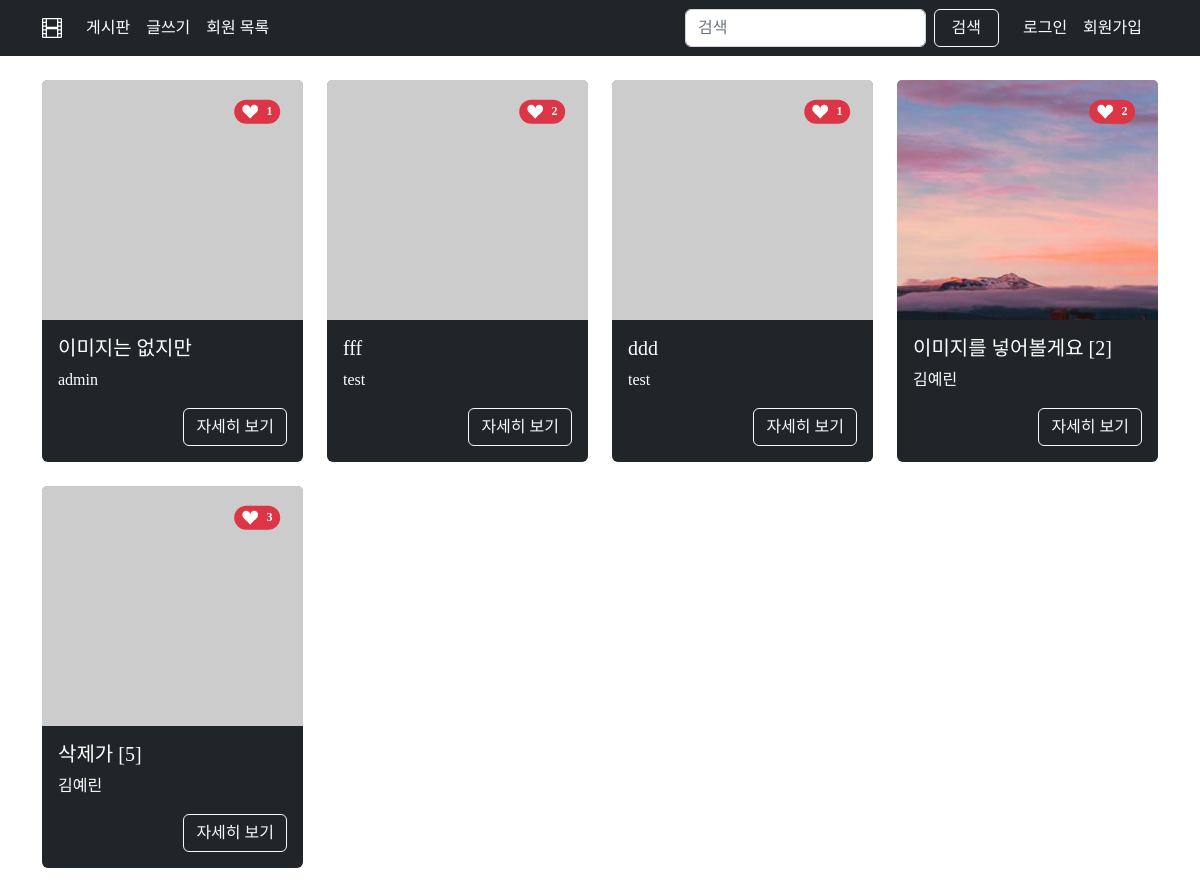
Page /articles/reviews/ on the committed database.
### apps/articles/models.py (models this page shows)
class Article(models.Model):
    title = models.CharField(max_length=20)
    content = models.TextField()
    created_at = models.DateTimeField(auto_now_add=True)
    updated_at = models.DateTimeField(auto_now=True)
    movie_name = models.CharField(max_length=30)
    grade = models.IntegerField(validators=[MinValueValidator(1), MaxValueValidator(5)])
    view = models.PositiveIntegerField(default=0)
    user = models.ForeignKey(settings.AUTH_USER_MODEL, on_delete=models.CASCADE)
    like_users = models.ManyToManyField(settings.AUTH_USER_MODEL, related_name="articles")
    image = ProcessedImageField(
        upload_to="images/",
        blank=True,
        processors=[ResizeToFill(1200, 960)],
        format="JPEG",
        options={"quality": 80},
        null=True,
    )
    thumbnail = ProcessedImageField(
        upload_to="images/",
        blank=True,
        processors=[Thumbnail(200, 300)],
        format="JPEG",
        options={"quality": 80},
    )

### apps/accounts/models.py (models this page shows, shortened)
class User(AbstractUser):
    followings = models.ManyToManyField("self", symmetrical=False, related_name="followers")

### apps/articles/views.py (the view)
# urls.py: path("reviews/", views.reviews, name="reviews"),
def reviews(request):
    articles = Article.objects.order_by("-id")
    context = {
        "articles": articles,
    }
    return render(request, "articles/reviews.html", context)

### apps/articles/templates/articles/reviews.html (shortened to what this page needs)
{% extends 'base.html' %} {% block content %}
<div class="container mt-4">
    <div class="row">
        {% if request.resolver_match.url_name == "search" %}
        <div class="col-6 row">
            <h3 class="text-center">리뷰 검색결과</h3>
            {% for article in searched_articles %}
            <div class="col-6">
                <div class="card border border-0 card-hover text-bg-dark mb-4">
                    {% if article.like_users.count %}
                    <span class="position-absolute top-0 end-0 translate-middle badge rounded-pill bg-danger" style="margin: 2rem 0 0rem 0;">
                        <svg xmlns="http://www.w3.org/2000/svg" width="16" height="16" fill="currentColor" class="bi bi-suit-heart-fill me-2" viewBox="0 0 16 16">
                            <path d="M4 1c2.21 0 4 1.755 4 3.92C8 2.755 9.79 1 12 1s4 1.755 4 3.92c0 3.263-3.234 4.414-7.608 9.608a.513.513 0 0 1-.784 0C3.234 9.334 0 8.183 0 4.92 0 2.755 1.79 1 4 1z"/>
                          </svg>{{ article.like_users.all.count }}
                    <span class="visually-hidden">추천수</span>
                    </span>
                    {% endif %} {% if article.thumbnail %}
                    <img src="{{ article.thumbnail.url }}" class="card-img-top" style="height: 15rem;"> {% else %}
                    <img src="https://dummyimage.com/1200x960/000000/c4c4c4" class="card-img-top" style="height: 15rem;"> {% endif %}
                    <div class="card-body">
                        <h5 class="card-title">{{ article.title }} {% if article.comment_set.all %}
                            <span class="align-top">[{{ article.comment_set.all.count }}]</span> {% endif %}
                        </h5>
                        <p class="card-text">{{ article.user.username }}</p>
                        <div class="d-flex">
                            <a href="{% url 'articles:detail' article.pk %}" class="ms-auto btn btn-outline-light">자세히 보기</a>
                        </div>
                    </div>
                </div>
            </div>
            {% endfor %}
        </div>
        <div class="col-6">
            <h3 class="text-center">회원 검색결과</h3>
            <table class="table table-bordered table-hover text-center">
                <thead class="table-dark">
                    <tr>
                        <th class="col-6">아이디</th>
                        <th class="col-6">가입일</th>
                    </tr>
                </thead>
                <tbody>
                    {% for user in searched_users %}
                    <tr>
                        <th>
                            <a href="{% url 'accounts:profile' user.pk %}">{{ user.username }}</a>
                        </th>
                        <td>
                            {{ user.date_joined|date:"y.m.d" }}
                        </td>
                    </tr>
                    {% endfor %}
                </tbody>
            </table>
        </div>
        {% else %} {% for article in articles %}
        <div class="col-3">
            <div class="card border border-0 card-hover text-bg-dark mb-4">
                {% if article.like_users.count %}
                <span class="position-absolute top-0 end-0 translate-middle badge rounded-pill bg-danger" style="margin: 2rem 0 0rem 0;">
                    <svg xmlns="http://www.w3.org/2000/svg" width="16" height="16" fill="currentColor" class="bi bi-suit-heart-fill me-2" viewBox="0 0 16 16">
                        <path d="M4 1c2.21 0 4 1.755 4 3.92C8 2.755 9.79 1 12 1s4 1.755 4 3.92c0 3.263-3.234 4.414-7.608 9.608a.513.513 0 0 1-.784 0C3.234 9.334 0 8.183 0 4.92 0 2.755 1.79 1 4 1z"/>
                      </svg>{{ article.like_users.all.count }}
                </span>
                {% endif %} {% if article.thumbnail %}
                <img src="{{ article.thumbnail.url }}" class="card-img-top" style="height: 15rem;"> {% else %}
                <img src="https://dummyimage.com/1200x960/000000/c4c4c4" class="card-img-top" style="height: 15rem;"> {% endif %}
                <div class="card-body">
                    <h5 class="card-title">{{ article.title }} {% if article.comment_set.all %}
                        <span class="align-top">[{{ article.comment_set.all.count }}]</span> {% endif %}
                    </h5>
                    <p class="card-text">{{ article.user.username }}</p>
                    <div class="d-flex">
                        <a href="{% url 'articles:detail' article.pk %}" class="ms-auto btn btn-outline-light">자세히 보기</a>
                    </div>
                </div>
            </div>
        </div>
        {% endfor %}
        {% endif %}
    </div>
</div>
{% endblock content %}

### templates/base.html (shortened to what this page needs)
{% load django_bootstrap5 %} {% load static %}
<!DOCTYPE html>
<html lang="ko">
<head>
    <link href="https://cdn.jsdelivr.net/npm/bootstrap@5.2.2/dist/css/bootstrap.min.css" rel="stylesheet">
    <link href="https://hangeul.pstatic.net/hangeul_static/css/nanum-square-neo.css" rel="stylesheet">
    <link rel="stylesheet" href="https://cdnjs.cloudflare.com/ajax/libs/animate.css/4.1.1/animate.min.css" />
    <link rel="stylesheet" href="https://cdn.jsdelivr.net/npm/bootstrap-icons@1.9.1/font/bootstrap-icons.css">
    <link rel="stylesheet" href="{% static 'css/style.css' %}">
</head>
<body>
    <nav class="navbar navbar-expand-lg position-sticky top-0 bg-dark" style="z-index: 100;">
        <div class="container">
            <a class="navbar-brand text-white" href="{% url 'articles:reviews' %}"><i class="bi bi-film"></i></a>
            <div class="collapse navbar-collapse" id="navbarSupportedContent">
                <ul class="navbar-nav me-auto mb-2 mb-lg-0">
                    <li class="nav-item">
                        <a class="nav-link text-white" href="{% url 'articles:reviews' %}">게시판</a>
                    </li>
                    <li class="nav-item">
                        <a class="nav-link text-white" href="{% url 'articles:create' %}">글쓰기</a>
                    </li>
                    <li class="nav-item">
                        <a class="nav-link text-white" href="{% url 'accounts:user-list' %}">회원 목록</a>
                    </li>
                </ul>
                <form class="d-flex" role="search" method="POST" action="{% url 'articles:search' %}">
                    <input class="form-control me-auto" type="search" name="search" placeholder="검색">
                    <button class="btn btn-outline-light mx-2" type="submit" style="width: 5rem;">검색</button>
                </form>
                <ul class="navbar-nav me-2 mb-lg-0">
                    {% if request.user.is_authenticated %}
                    <li class="nav-item ms-2">
                        <a class="nav-link text-white" href="{% url 'accounts:profile' request.user.pk %}">{{ request.user }}</a>
                    </li>
                    <li class="nav-item">
                        <a class="nav-link text-white" href="{% url 'accounts:logout' %}">로그아웃</a>
                    </li>
                    {% else %}
                    <li class="nav-item ms-2">
                        <a class="nav-link text-white" href="{% url 'accounts:login' %}">로그인</a>
                    </li>
                    <li class="nav-item">
                        <a class="nav-link text-white" href="{% url 'accounts:signup' %}">회원가입</a>
                    </li>
                </ul>
                {% endif %}
            </div>
        </div>
    </nav>
    {% block content %} {% endblock content %}
</body>
</html>

### static/css/style.css (style rules this page uses)
* { font-family: 'NanumSquareNeo'; }
a { text-decoration: none; }
.card-hover { transition: all 0.2s linear; }

### rows in the picture
Article: like_users.all.count "1", title "이미지는 없지만", user.username "admin"
Article: like_users.all.count "2", title "fff", user.username "test"
Article: like_users.all.count "1", title "ddd", user.username "test"
Article: like_users.all.count "2", thumbnail (picture), title "이미지를 넣어볼게요", comment_set.all.count "2", user.username "김예린"
Article: like_users.all.count "3", title "삭제가", comment_set.all.count "5", user.username "김예린"
